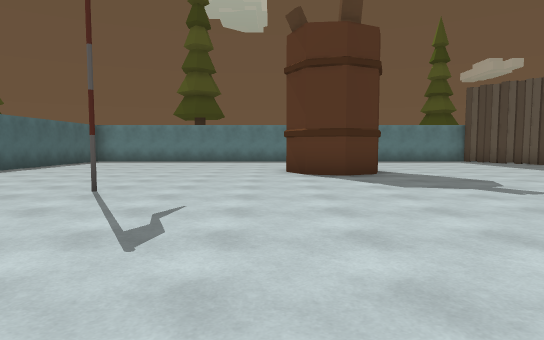
View 1 (above)

24 first-person views from a walk through a Unity game level. The camera is 1.3 m above the floor, tilts 4° down and sees 75° across. The floor is counted in squares, 2 m on a side. Each view is taken from the middle of a square. On the plan, view 1 faces up. The plan holds only what a view shows up to about 10 squares ahead; the rest is blank. The place goes on beyond the plan.

View 2
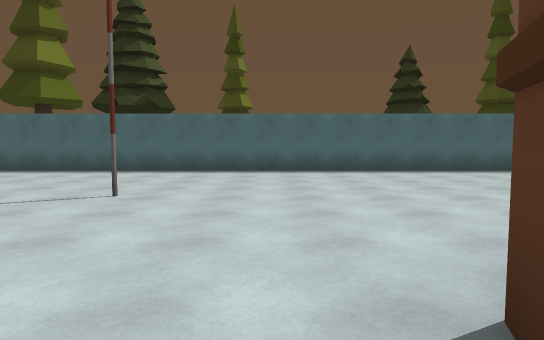

View 3
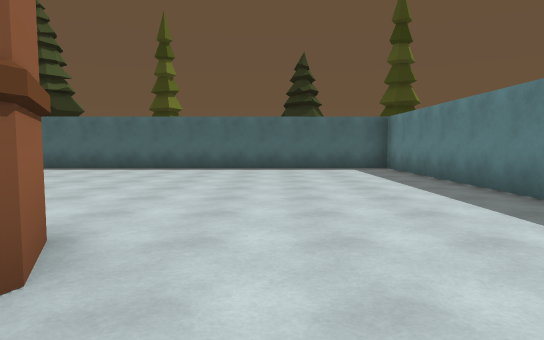

View 4
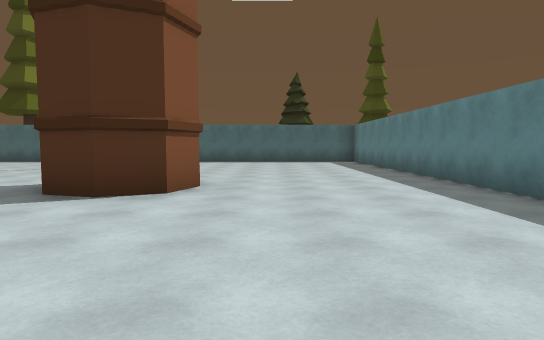

View 5
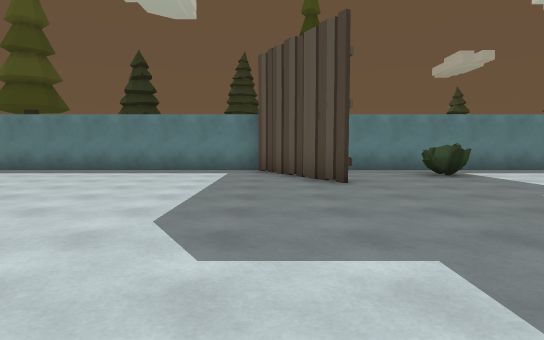

View 6
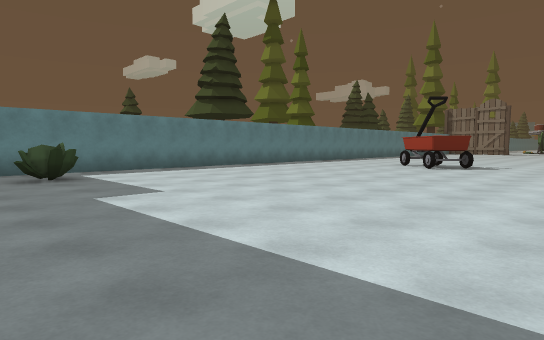

View 7
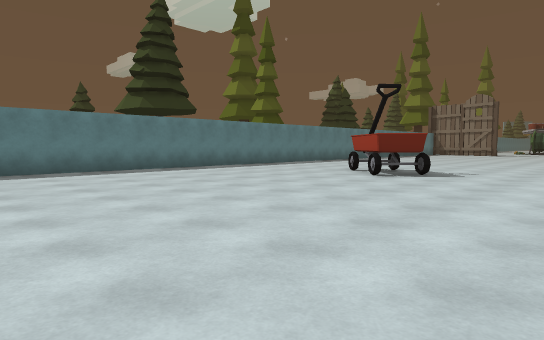

View 8
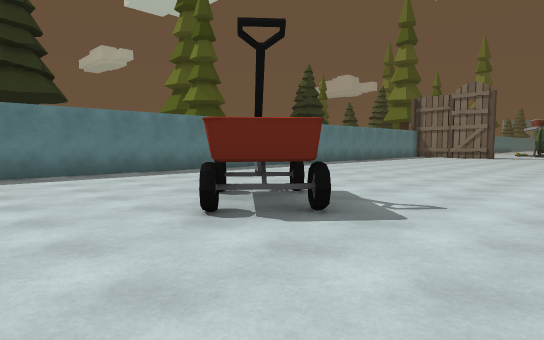

View 9
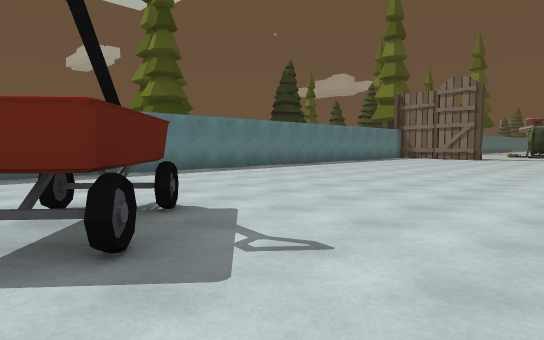

View 10
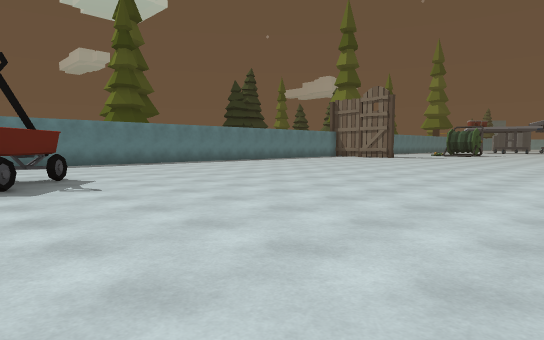

View 11
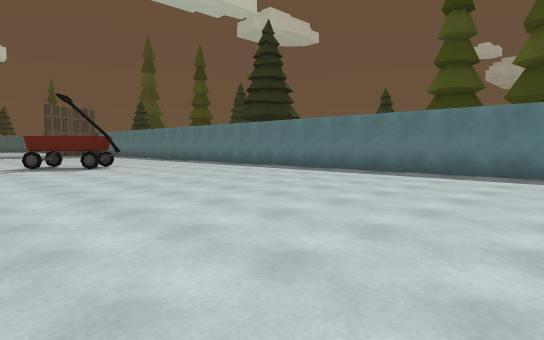

View 12
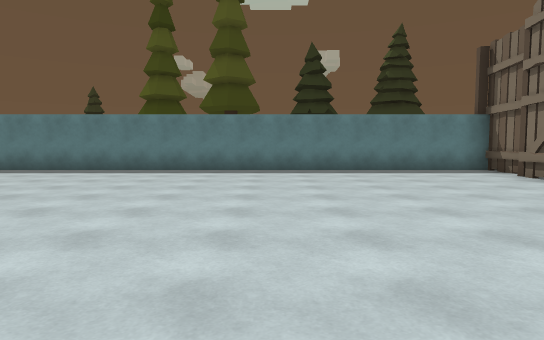

View 13
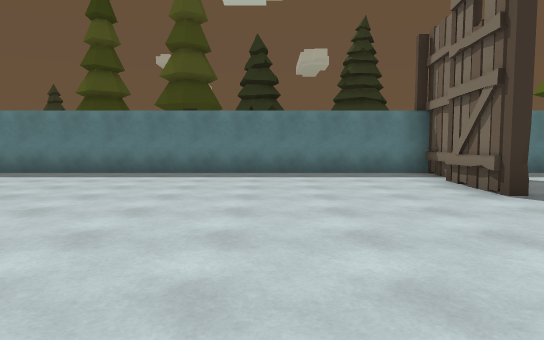

View 14
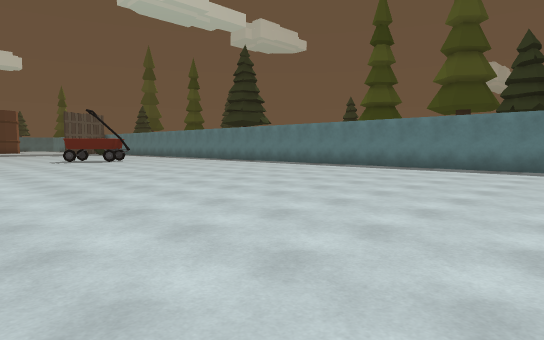

View 15
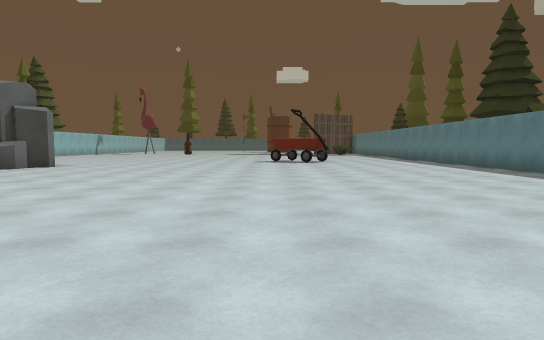

View 16
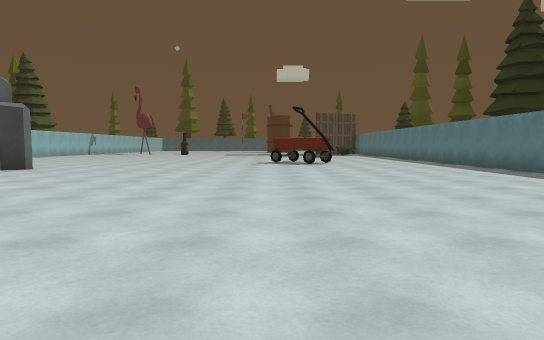

View 17
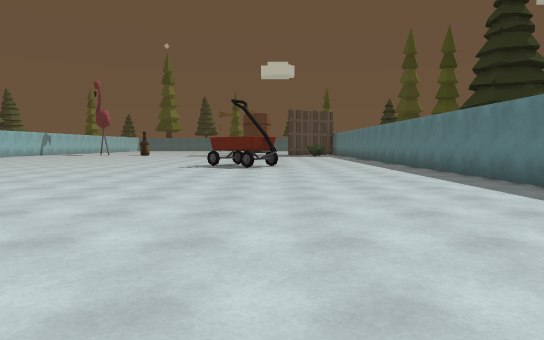

View 18
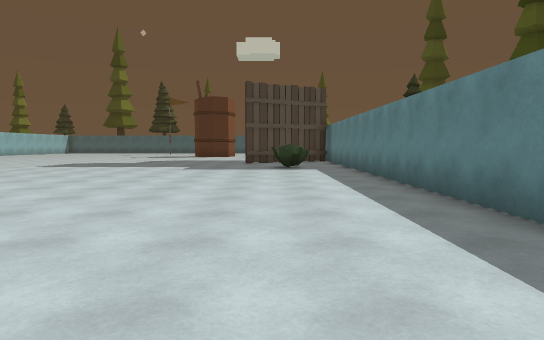

View 19
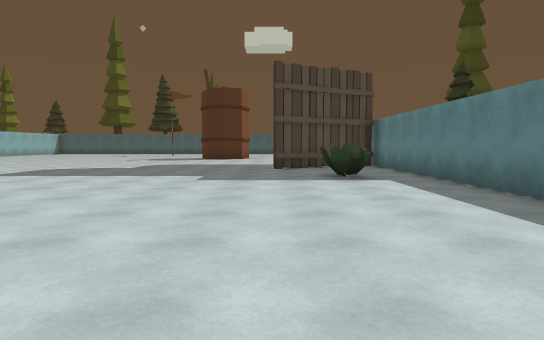

View 20
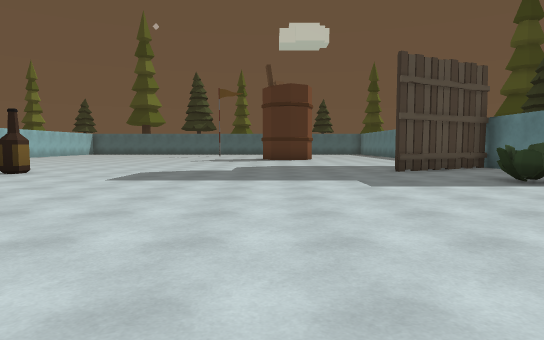

View 21
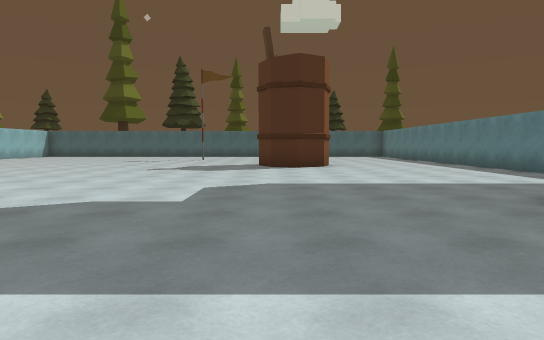

View 22
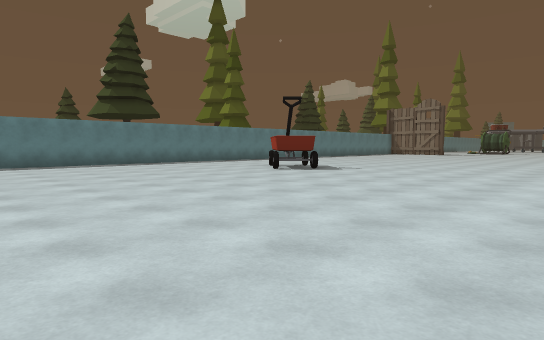

View 23
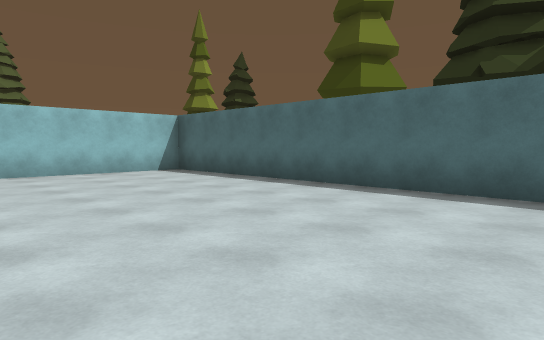

View 24
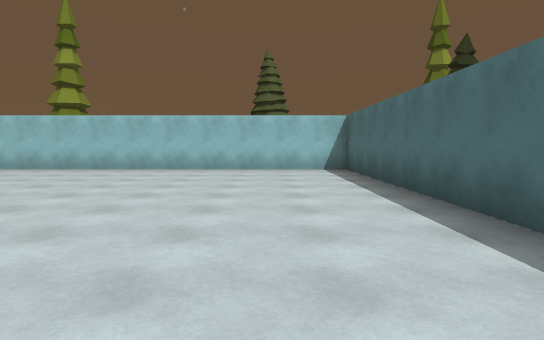

### Floor plan
Points are (right, up) in squares from view 1. A wall is a line through its corners. A room is listed if a view was taken in it or the views show most of it. See-through windows are left out.
Room 1 (views 1, 2, 3, 4, 5, 6, 7, 8, 9, 10, 11, 12, 13, 14, 15, 16, 17, 18, 19, 20, 21, 22, 23, 24)
walls: (9.5, 2.3) (10, 2.3); (20, 8.8) (20.1, 9.1); (20, 8.8) (21.1, 10.1); (20.7, 8) (19.9, 8.7); (21.6, 9.7) (21.9, 9.5) (20.8, 8.1); (9.3, 11) (7.6, 14.3) (-7, 14.3) (-7, -4.6) (2.4, -4.6); (24.5, 1.4) (25, 0.7); (24.8, 1) (25.3, 1) (25.7, 0.7); (7.9, 13.8) (9.4, 11); (0.6, 9.4) (1.4, 9.9) (2.2, 9.6) (2.6, 8.8) (2.4, 8) (1.6, 7.6) (0.7, 7.9) (0.3, 8.7); (37.5, 14.3) (7.9, 14.3)
low walls: (20.7, 8.1) (21.7, 9.3); (20.8, 8.1) (20, 8.8); (20.7, 8.9) (20.4, 8.5); (21.8, 10.1) (21.1, 9.3)
objects: plant (12, 13); fence (37, 11)

Positions as (right, up) in squares from view 1, and headings:
1: (0, 0), facing up
2: (2, 7), facing left
3: (3, 11), facing left
4: (7, 11), facing left
5: (8, 5), facing up
6: (10, 5), facing up-right
7: (13, 5), facing up-right
8: (18, 6), facing up-right
9: (20, 6), facing up-right
10: (20, 2), facing up-right
11: (32, 6), facing up-left
12: (32, 5), facing up
13: (34, 6), facing up
14: (36, 4), facing up-left
15: (35, 8), facing left
16: (34, 8), facing left
17: (32, 10), facing left
18: (22, 12), facing left
19: (19, 11), facing left
20: (18, 8), facing left
21: (13, 8), facing left
22: (13, 2), facing up-right
23: (-2, 4), facing down-left
24: (-5, 5), facing down
